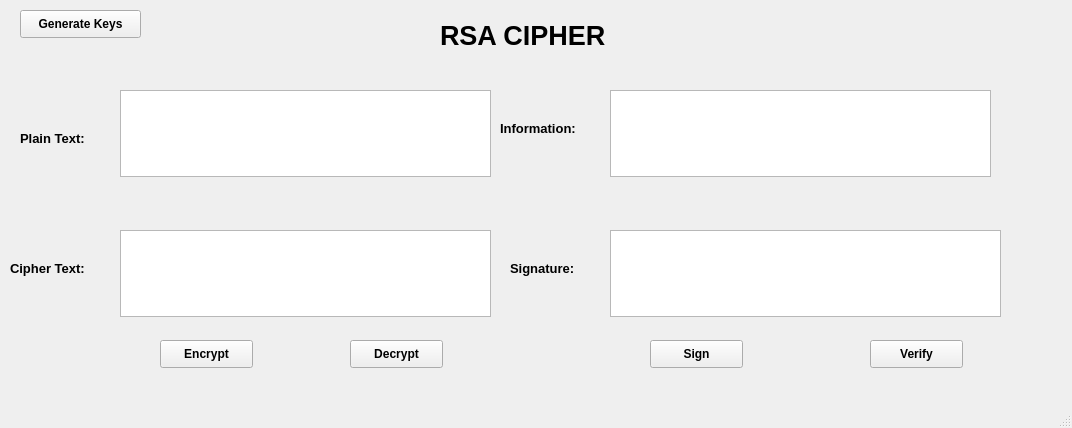
<?xml version="1.0" encoding="UTF-8"?>
<ui version="4.0">
 <class>MainWindow</class>
 <widget class="QMainWindow" name="MainWindow">
  <property name="geometry">
   <rect>
    <x>0</x>
    <y>0</y>
    <width>1072</width>
    <height>428</height>
   </rect>
  </property>
  <property name="windowTitle">
   <string>MainWindow</string>
  </property>
  <widget class="QWidget" name="centralwidget">
   <widget class="QLabel" name="label">
    <property name="geometry">
     <rect>
      <x>440</x>
      <y>10</y>
      <width>211</width>
      <height>51</height>
     </rect>
    </property>
    <property name="font">
     <font>
      <family>Arial</family>
      <pointsize>20</pointsize>
      <weight>75</weight>
      <bold>true</bold>
     </font>
    </property>
    <property name="text">
     <string>RSA CIPHER</string>
    </property>
   </widget>
   <widget class="QLabel" name="text1">
    <property name="geometry">
     <rect>
      <x>20</x>
      <y>130</y>
      <width>91</width>
      <height>16</height>
     </rect>
    </property>
    <property name="font">
     <font>
      <family>Arial</family>
      <pointsize>10</pointsize>
      <weight>75</weight>
      <bold>true</bold>
     </font>
    </property>
    <property name="text">
     <string>Plain Text:</string>
    </property>
   </widget>
   <widget class="QLabel" name="text2">
    <property name="geometry">
     <rect>
      <x>10</x>
      <y>260</y>
      <width>101</width>
      <height>16</height>
     </rect>
    </property>
    <property name="font">
     <font>
      <family>Arial</family>
      <pointsize>10</pointsize>
      <weight>75</weight>
      <bold>true</bold>
     </font>
    </property>
    <property name="text">
     <string>Cipher Text:</string>
    </property>
   </widget>
   <widget class="QLabel" name="label_4">
    <property name="geometry">
     <rect>
      <x>500</x>
      <y>120</y>
      <width>101</width>
      <height>16</height>
     </rect>
    </property>
    <property name="font">
     <font>
      <family>Arial</family>
      <pointsize>10</pointsize>
      <weight>75</weight>
      <bold>true</bold>
     </font>
    </property>
    <property name="text">
     <string>Information:</string>
    </property>
   </widget>
   <widget class="QLabel" name="label_5">
    <property name="geometry">
     <rect>
      <x>510</x>
      <y>260</y>
      <width>91</width>
      <height>16</height>
     </rect>
    </property>
    <property name="font">
     <font>
      <family>Arial</family>
      <pointsize>10</pointsize>
      <weight>75</weight>
      <bold>true</bold>
     </font>
    </property>
    <property name="text">
     <string>Signature:</string>
    </property>
   </widget>
   <widget class="QTextEdit" name="txt_plain_text">
    <property name="geometry">
     <rect>
      <x>120</x>
      <y>90</y>
      <width>371</width>
      <height>87</height>
     </rect>
    </property>
   </widget>
   <widget class="QTextEdit" name="txt_cipher_text">
    <property name="geometry">
     <rect>
      <x>120</x>
      <y>230</y>
      <width>371</width>
      <height>87</height>
     </rect>
    </property>
   </widget>
   <widget class="QTextEdit" name="txt_info">
    <property name="geometry">
     <rect>
      <x>610</x>
      <y>90</y>
      <width>381</width>
      <height>87</height>
     </rect>
    </property>
   </widget>
   <widget class="QTextEdit" name="txt_sign">
    <property name="geometry">
     <rect>
      <x>610</x>
      <y>230</y>
      <width>391</width>
      <height>87</height>
     </rect>
    </property>
   </widget>
   <widget class="QPushButton" name="btn_gen_keys">
    <property name="geometry">
     <rect>
      <x>20</x>
      <y>10</y>
      <width>121</width>
      <height>28</height>
     </rect>
    </property>
    <property name="font">
     <font>
      <weight>75</weight>
      <bold>true</bold>
     </font>
    </property>
    <property name="text">
     <string>Generate Keys</string>
    </property>
   </widget>
   <widget class="QPushButton" name="btn_encrypt">
    <property name="geometry">
     <rect>
      <x>160</x>
      <y>340</y>
      <width>93</width>
      <height>28</height>
     </rect>
    </property>
    <property name="font">
     <font>
      <weight>75</weight>
      <bold>true</bold>
     </font>
    </property>
    <property name="text">
     <string>Encrypt</string>
    </property>
   </widget>
   <widget class="QPushButton" name="btn_decrypt">
    <property name="geometry">
     <rect>
      <x>350</x>
      <y>340</y>
      <width>93</width>
      <height>28</height>
     </rect>
    </property>
    <property name="font">
     <font>
      <weight>75</weight>
      <bold>true</bold>
     </font>
    </property>
    <property name="text">
     <string>Decrypt</string>
    </property>
   </widget>
   <widget class="QPushButton" name="btn_sign">
    <property name="geometry">
     <rect>
      <x>650</x>
      <y>340</y>
      <width>93</width>
      <height>28</height>
     </rect>
    </property>
    <property name="font">
     <font>
      <weight>75</weight>
      <bold>true</bold>
     </font>
    </property>
    <property name="text">
     <string>Sign</string>
    </property>
   </widget>
   <widget class="QPushButton" name="btn_verify">
    <property name="geometry">
     <rect>
      <x>870</x>
      <y>340</y>
      <width>93</width>
      <height>28</height>
     </rect>
    </property>
    <property name="font">
     <font>
      <weight>75</weight>
      <bold>true</bold>
     </font>
    </property>
    <property name="text">
     <string>Verify</string>
    </property>
   </widget>
  </widget>
  <widget class="QMenuBar" name="menubar">
   <property name="geometry">
    <rect>
     <x>0</x>
     <y>0</y>
     <width>1072</width>
     <height>26</height>
    </rect>
   </property>
  </widget>
  <widget class="QStatusBar" name="statusbar"/>
 </widget>
 <resources/>
 <connections/>
</ui>
